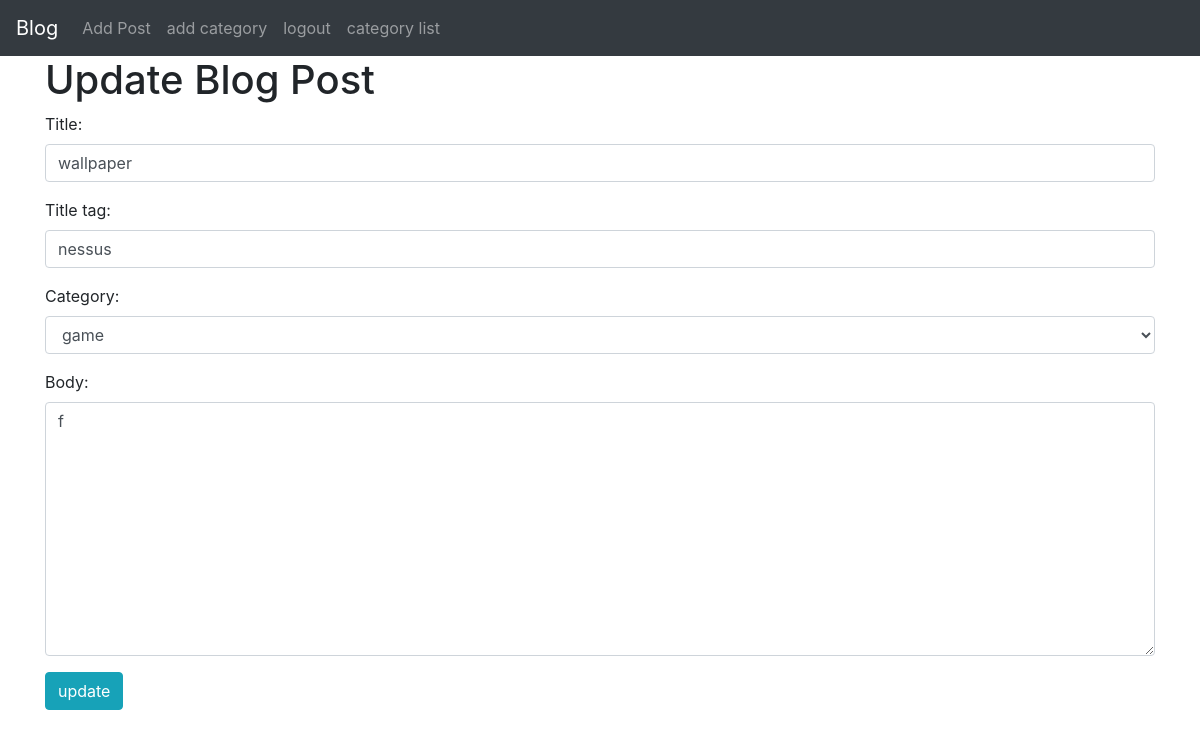
/article/update/6 (signed in), run on the app's committed database.
### MyBlog/models.py (models this page shows, shortened)
class Post(models.Model):
    title = models.CharField(max_length=260)
    title_tag = models.CharField(max_length=250)
    author = models.ForeignKey(User, on_delete=models.CASCADE)
    body = models.TextField()
    post_date = models.DateField(auto_now_add=True)
    category = models.CharField(max_length=260, default='open')

### MyBlog/views.py (the view)
# urls.py: path('article/update/<int:pk>', UpdatePostView.as_view(), name="update_post"),
class UpdatePostView(UpdateView):
    model = Post
    template_name = 'Update_post.html'
    form_class = EditForm

### MyBlog/forms.py
class EditForm(forms.ModelForm):
    class Meta:
        model = Post
        fields = ('title', 'title_tag', 'category', 'body')
        widgets = {
            'title': forms.TextInput(attrs={'class': 'form-control'}),
            'title_tag': forms.TextInput(attrs={'class': 'form-control'}),
            'body': forms.Textarea(attrs={'class': 'form-control'}),
            'category': forms.Select(choices=choices_list, attrs={'class': 'form-control'}),
        }

### templates/Update_post.html (shortened to what this page needs)
{% extends 'base.html' %}
{% load static %}
{% block content %}
    {% if user.is_authenticated %}
        {% if user.is_authenticated %}
            <h1>Update Blog Post</h1>
            <form method="post">
                <div class="form-group">
                    {{ form.as_p }}
                    <button class="btn btn-info">update</button>
                </div>
            </form>
        {% else %}
            you are not allow
        {% endif %}
    {% endif %}
{% endblock %}

### data on the page
Post: title "wallpaper", title_tag "nessus", category "game", body "f"
